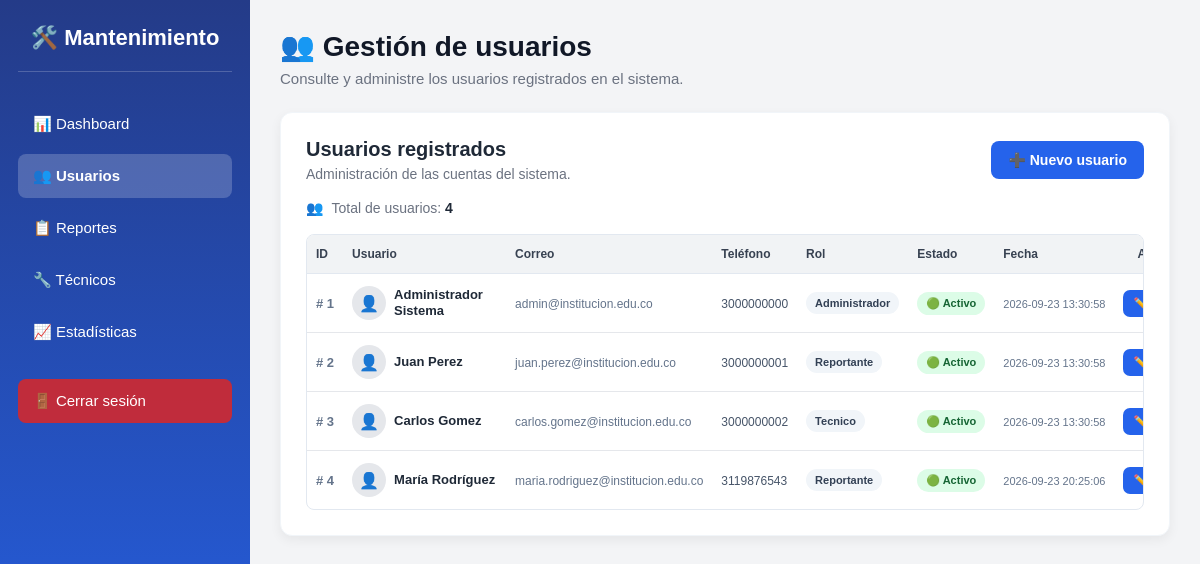
/frontend/dashboard/usuarios.php (signed in), run on the app's committed database.
### tables this page shows
CREATE TABLE `usuarios` (
  `id_usuario` int NOT NULL AUTO_INCREMENT,
  `nombre` varchar(100) NOT NULL,
  `apellido` varchar(100) NOT NULL,
  `correo` varchar(150) NOT NULL,
  `password` varchar(255) NOT NULL,
  `telefono` varchar(20) DEFAULT NULL,
  `id_rol` int NOT NULL,
  `estado` tinyint(1) NOT NULL DEFAULT '1',
  `fecha_registro` datetime NOT NULL DEFAULT CURRENT_TIMESTAMP,
  PRIMARY KEY (`id_usuario`),
  UNIQUE KEY `correo` (`correo`),
  KEY `fk_usuario_rol` (`id_rol`),
  CONSTRAINT `fk_usuario_rol` FOREIGN KEY (`id_rol`) REFERENCES `roles` (`id_rol`) ON DELETE RESTRICT ON UPDATE CASCADE
);

CREATE TABLE `roles` (
  `id_rol` int NOT NULL AUTO_INCREMENT,
  `nombre` varchar(50) NOT NULL,
  `descripcion` varchar(255) DEFAULT NULL,
  PRIMARY KEY (`id_rol`),
  UNIQUE KEY `nombre` (`nombre`)
);

### frontend/dashboard/usuarios.php (the view, shortened to what this page needs)
<?php
$database = new Database();
$db = $database->conectar();
$sql = "
    SELECT
        u.id_usuario,
        u.nombre,
        u.apellido,
        u.correo,
        u.telefono,
        u.estado,
        u.fecha_registro,
        r.nombre AS rol
    FROM usuarios u
    INNER JOIN roles r
        ON u.id_rol = r.id_rol
    ORDER BY u.id_usuario ASC
";
$stmt = $db->prepare($sql);
$stmt->execute();
$usuarios = $stmt->fetchAll(PDO::FETCH_ASSOC);
?>
<!DOCTYPE html>
<html lang="es">
<head>
</head>
<body>
<div class="contenedor">
    <aside class="menu">
        <h2>
            🛠️ Mantenimiento
        </h2>
        <ul>
            <li>
                <a href="administrador.php">
                    📊 Dashboard
                </a>
            </li>
            <li>
                <a
                    href="usuarios.php"
                    class="activo"
                >
                    👥 Usuarios
                </a>
            </li>
            <li>
                <a href="reportes_admin.php">
                    📋 Reportes
                </a>
            </li>
            <li>
                <a href="tecnicos.php">
                    🔧 Técnicos
                </a>
            </li>
            <li>
                <a href="estadisticas.php">
                    📈 Estadísticas
                </a>
            </li>
            <li>
                <a
                    href="../../backend/auth/logout.php"
                    class="cerrar"
                >
                    🚪 Cerrar sesión
                </a>
            </li>
        </ul>
    </aside>
    <main class="contenido">
        <div class="encabezado">
            <h1>
                👥 Gestión de usuarios
            </h1>
            <p>
                Consulte y administre los usuarios registrados
                en el sistema.
            </p>
        </div>
        <div class="tarjeta">
            <div class="cabecera-tarjeta">
                <div>
                    <h2>
                        Usuarios registrados
                    </h2>
                    <p>
                        Administración de las cuentas del sistema.
                    </p>
                </div>
                <a
                    href="crear_usuario.php"
                    class="boton-nuevo"
                >
                    ➕ Nuevo usuario
                </a>
            </div>
            <div class="resumen">
                👥
                <span>
                    Total de usuarios:
                    <strong>
                        <?php
                        echo count($usuarios);
                        ?>
                    </strong>
                </span>
            </div>
            <?php if (count($usuarios) > 0): ?>
                <div class="tabla-contenedor">
                    <table>
                        <thead>
                            <tr>
                                <th>
                                    ID
                                </th>
                                <th>
                                    Usuario
                                </th>
                                <th>
                                    Correo
                                </th>
                                <th>
                                    Teléfono
                                </th>
                                <th>
                                    Rol
                                </th>
                                <th>
                                    Estado
                                </th>
                                <th>
                                    Fecha
                                </th>
                                <th class="columna-accion">
                                    Acción
                                </th>
                            </tr>
                        </thead>
                        <tbody>
                            <?php foreach ($usuarios as $usuario): ?>
                                <tr>
                                    <td>
                                        <span class="id-usuario">
                                            #
                                            <?php
                                            echo $usuario["id_usuario"];
                                            ?>
                                        </span>
                                    </td>
                                    <td>
                                        <div class="usuario">
                                            <div class="avatar">
                                                👤
                                            </div>
                                            <span class="nombre">
                                                <?php
                                                echo htmlspecialchars(
                                                    $usuario["nombre"]
                                                    . " "
                                                    . $usuario["apellido"]
                                                );
                                                ?>
                                            </span>
                                        </div>
                                    </td>
                                    <td>
                                        <span class="correo">
                                            <?php
                                            echo htmlspecialchars(
                                                $usuario["correo"]
                                            );
                                            ?>
                                        </span>
                                    </td>
                                    <td>
                                        <span class="telefono">
                                            <?php
                                            if (
                                                !empty(
                                                    $usuario["telefono"]
                                                )
                                            ) {
                                                echo htmlspecialchars(
                                                    $usuario["telefono"]
                                                );
                                            } else {
                                                echo "No registrado";
                                            }
                                            ?>
                                        </span>
                                    </td>
                                    <td>
                                        <span class="badge-rol">
                                            <?php
                                            echo htmlspecialchars(
                                                $usuario["rol"]
                                            );
                                            ?>
                                        </span>
                                    </td>
                                    <td>
                                        <?php
                                        if (
                                            $usuario["estado"] == 1
                                        ):
                                        ?>
                                            <span
                                                class="
                                                    badge-estado
                                                    activo-estado
                                                "
                                            >
                                                🟢 Activo
                                            </span>
                                        <?php endif; ?>
                                    </td>
                                    <td>
                                        <span class="fecha">
                                            <?php
                                            echo htmlspecialchars(
                                                $usuario["fecha_registro"]
                                            );
                                            ?>
                                        </span>
                                    </td>
                                    <td class="columna-accion">
                                        <a
                                            href="editar_usuario.php?id=<?php echo $usuario["id_usuario"]; ?>"
                                            class="boton-editar"
                                        >
                                            ✏️ Editar
                                        </a>
                                    </td>
                                </tr>
                            <?php endforeach; ?>
                        </tbody>
                    </table>
                </div>
            <?php endif; ?>
        </div>
    </main>
</div>
</body>
</html>

### frontend/dashboard/usuarios.php (style rules this page uses)
* { margin: 0; padding: 0; box-sizing: border-box; font-family: Arial, Helvetica, sans-serif; }
body { background: #f3f4f6; color: #1f2937; }
.contenedor { display: flex; min-height: 100vh; }
.menu { width: 250px; min-height: 100vh; background: linear-gradient( 180deg, #243b88 0%, #2563eb 100% ); color: white; padding: 25px 18px; flex-shrink: 0; }
.menu h2 { text-align: center; margin-bottom: 30px; padding-bottom: 20px; border-bottom: 1px solid rgba(255, 255, 255, 0.20); font-size: 22px; }
.menu ul { list-style: none; }
.menu li { margin-bottom: 8px; }
.menu a { display: block; text-decoration: none; color: white; padding: 13px 15px; border-radius: 8px; transition: 0.2s; font-size: 15px; }
.menu .activo { background: rgba(255, 255, 255, 0.20); font-weight: bold; }
.menu .cerrar { margin-top: 25px; background: rgba(220, 38, 38, 0.85); }
.contenido { flex: 1; padding: 30px; min-width: 0; }
.encabezado { margin-bottom: 25px; }
.encabezado h1 { font-size: 28px; color: #111827; margin-bottom: 7px; }
.encabezado p { color: #6b7280; font-size: 15px; }
.tarjeta { background: white; border-radius: 12px; padding: 25px; box-shadow: 0 4px 12px rgba(0, 0, 0, 0.06); border: 1px solid #f1f5f9; }
.cabecera-tarjeta { display: flex; justify-content: space-between; align-items: center; gap: 20px; margin-bottom: 18px; }
.cabecera-tarjeta h2 { font-size: 20px; color: #1f2937; margin-bottom: 5px; }
.cabecera-tarjeta p { color: #6b7280; font-size: 14px; }
.boton-nuevo { display: inline-flex; align-items: center; justify-content: center; gap: 6px; padding: 11px 17px; background: #2563eb; color: white; text-decoration: none; border-radius: 8px; font-size: 14px; font-weight: 600; white-space: nowrap; transition: 0.2s; }
.resumen { display: flex; align-items: center; gap: 8px; margin-bottom: 18px; color: #6b7280; font-size: 14px; }
.resumen strong { color: #1f2937; }
.tabla-contenedor { width: 100%; overflow-x: auto; border: 1px solid #e2e8f0; border-radius: 8px; }
table { width: 100%; border-collapse: collapse; table-layout: auto; }
thead { background: #f1f3f5; color: #374151; }
th { padding: 12px 9px; font-size: 12px; font-weight: 600; text-align: left; white-space: nowrap; border-bottom: 1px solid #e2e8f0; }
td { padding: 12px 9px; border-bottom: 1px solid #e5e7eb; font-size: 13px; color: #475569; vertical-align: middle; }
tbody tr:last-child td { border-bottom: none; }
.id-usuario { color: #64748b; font-weight: 600; white-space: nowrap; }
.usuario { display: flex; align-items: center; gap: 8px; min-width: 145px; }
.avatar { width: 34px; height: 34px; border-radius: 50%; background: #e5e7eb; display: flex; align-items: center; justify-content: center; flex-shrink: 0; font-size: 16px; }
.nombre { font-weight: 600; color: #1f2937; line-height: 1.2; }
.correo { color: #64748b; font-size: 12px; white-space: nowrap; }
.telefono { font-size: 12px; white-space: nowrap; }
.badge-rol { display: inline-block; padding: 5px 9px; background: #f1f5f9; color: #334155; border-radius: 20px; font-size: 11px; font-weight: 600; white-space: nowrap; }
.badge-estado { display: inline-block; padding: 5px 9px; border-radius: 20px; font-size: 11px; font-weight: 600; white-space: nowrap; }
.activo-estado { background: #dcfce7; color: #166534; }
.fecha { color: #64748b; font-size: 11px; white-space: nowrap; }
.columna-accion { text-align: center; white-space: nowrap; width: 80px; }
.boton-editar { display: inline-flex; align-items: center; justify-content: center; gap: 4px; padding: 7px 10px; background: #2563eb; color: white; text-decoration: none; border-radius: 7px; font-size: 11px; font-weight: 600; white-space: nowrap; transition: 0.2s; }

### data on the page
usuarios: id_usuario "1", nombre+apellido "Administrador Sistema", correo "admin@institucion.edu.co", telefono "3000000000", id_rol.nombre "Administrador", estado "🟢 Activo", fecha_registro "2026-09-23 13:30:58"
usuarios: id_usuario "2", nombre+apellido "Juan Perez", correo "juan.perez@institucion.edu.co", telefono "3000000001", id_rol.nombre "Reportante", estado "🟢 Activo", fecha_registro "2026-09-23 13:30:58"
usuarios: id_usuario "3", nombre+apellido "Carlos Gomez", correo "carlos.gomez@institucion.edu.co", telefono "3000000002", id_rol.nombre "Tecnico", estado "🟢 Activo", fecha_registro "2026-09-23 13:30:58"
usuarios: id_usuario "4", nombre+apellido "María Rodríguez", correo "maria.rodriguez@institucion.edu.co", telefono "3119876543", id_rol.nombre "Reportante", estado "🟢 Activo", fecha_registro "2026-09-23 20:25:06"

### other printed values
count($usuarios) "4"
